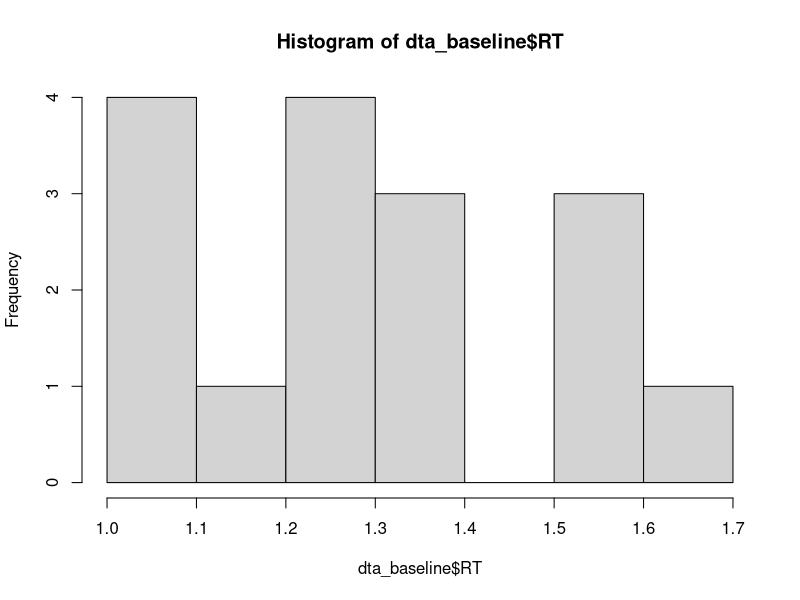
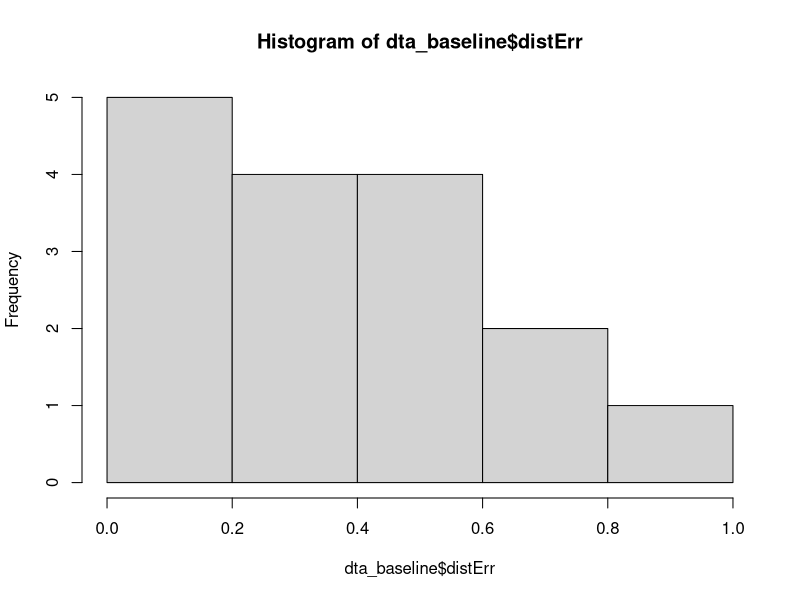
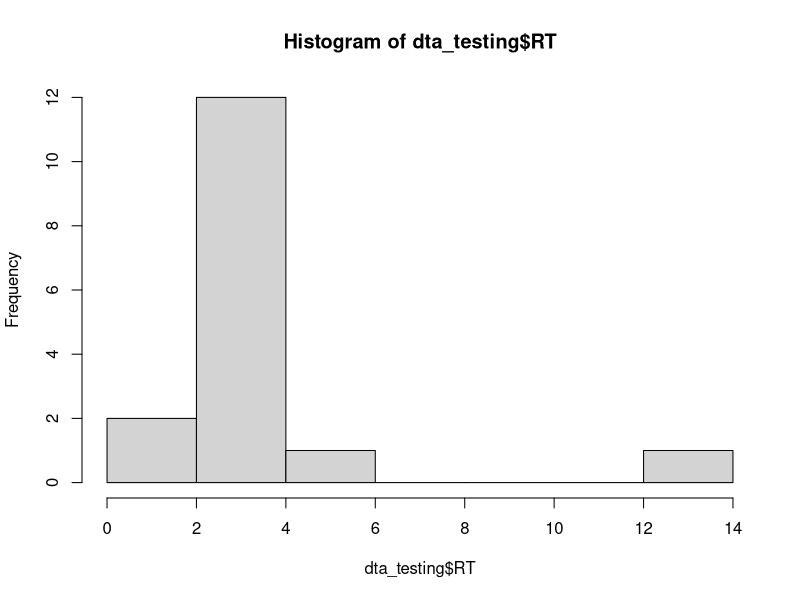
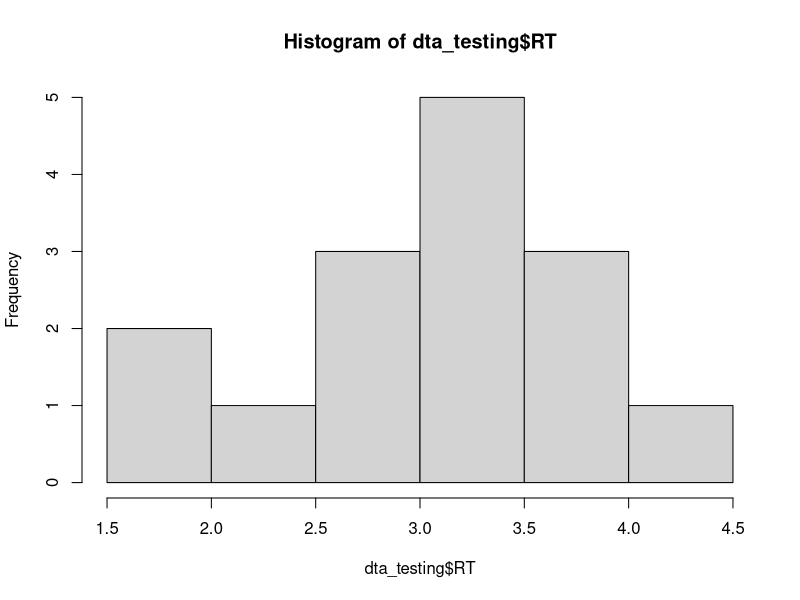
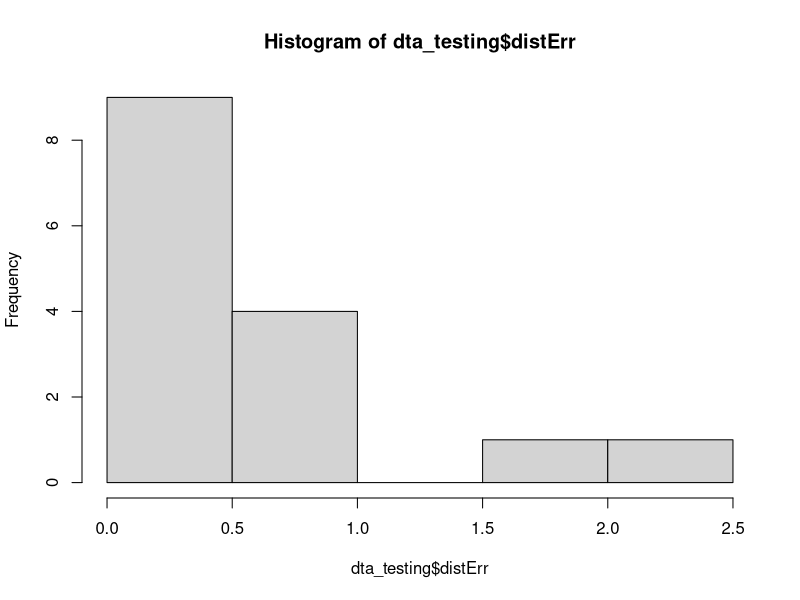
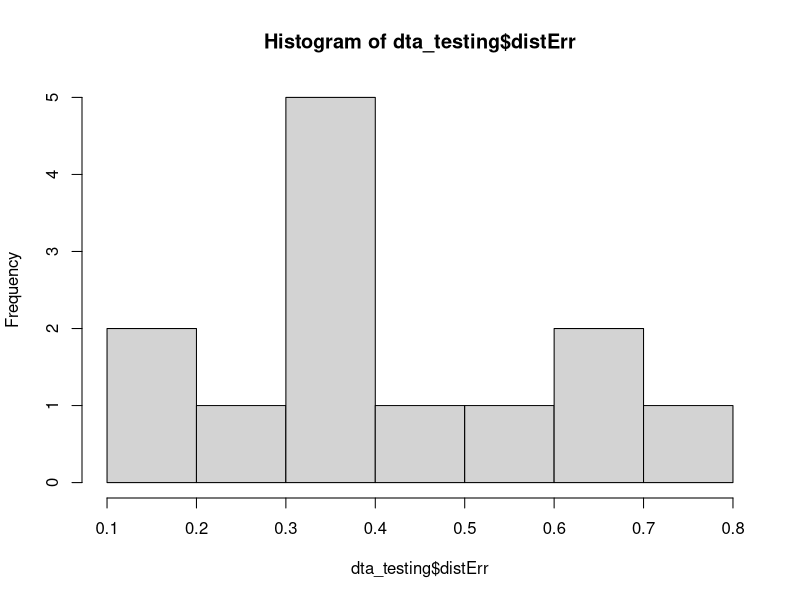

Source code (R) for these figures, in order:
setwd("Documents/erf-rotation/Assets/Data/Test/")
dta <- read.table("filesP1000_Practice_erf.csv", sep = ",", header = TRUE)

dta[,c(1:18,27)] <- lapply(dta[,c(1:18,27)], FUN = function(x) { as.factor(x)})
dta$RT <- dta$EndTime - dta$BeginTime
dta$distErr <- sqrt((dta$AnsPos_X - dta$ResponsePos_X)^2 + 
  (dta$AnsPos_Z - dta$ResponsePos_Z)^2)

str(dta)

library (dplyr)

table(dta$LayoutBlockNum)
table(dta$Participant)
table(dta$LayoutType, dta$RotateDirection)

# check whether if 3 decoys messes up with the performance
# - remove false trials ...

# first trial only
dta0 <- subset(dta, dta$PairCount == "0")
# Baseline
dta_baseline <- subset(dta0, dta0$Baseline == "True")
hist(dta_baseline$RT)
hist(dta_baseline$distErr)

# rotation doesn make sense here since all conditions didn't rotate
# position erro needs to check, perhaps it's Quest's fault
dta_baseline %>% group_by(TargetType) %>%
  summarise(rt_m   = mean(RT),
            rt_sd  = sd(RT),
            err_m  = mean(distErr),
            err_sd = sd(distErr))

# testing
dta_testing <- subset(dta0, dta0$Testing == "True")
subset(dta_testing, dta_testing$TargetType == "physicalTarget")
hist(dta_testing$RT)
mean(dta_testing$RT)
sd(dta_testing$RT)
dta_testing <- dta_testing[-1,]
mean(dta_testing$RT)
sd(dta_testing$RT)

hist(dta_testing$RT)

hist(dta_testing$distErr)
mean(dta_testing$distErr)
sd(dta_testing$distErr)
dta_testing <- dta_testing[-c(1, 11),]
hist(dta_testing$distErr)

subset(dta_testing, dta_testing$TargetType == "physicalTarget")

dta_testing %>% group_by(TargetType, SelfRotation) %>%
  summarise(rt_m   = mean(RT),
            rt_sd  = sd(RT),
            err_m  = mean(distErr),
            err_sd = sd(distErr))

dta_testing %>% group_by(TargetType) %>%
  summarise(rt_m   = mean(RT),
            rt_sd  = sd(RT),
            err_m  = mean(distErr),
            err_sd = sd(distErr))

dta_testing %>% group_by(DecoyAmount, TargetType, SelfRotation) %>%
  summarise(rt_m   = mean(RT),
            rt_sd  = sd(RT),
            err_m  = mean(distErr),
            err_sd = sd(distErr))


# Observe position!

# To change
# - trialID and participantID are reversed
# - Y axis data can be removed
# - Yara's physical Target data has some error in it since her Quest reset
# - change physical target layout every 4 trials (one condition)